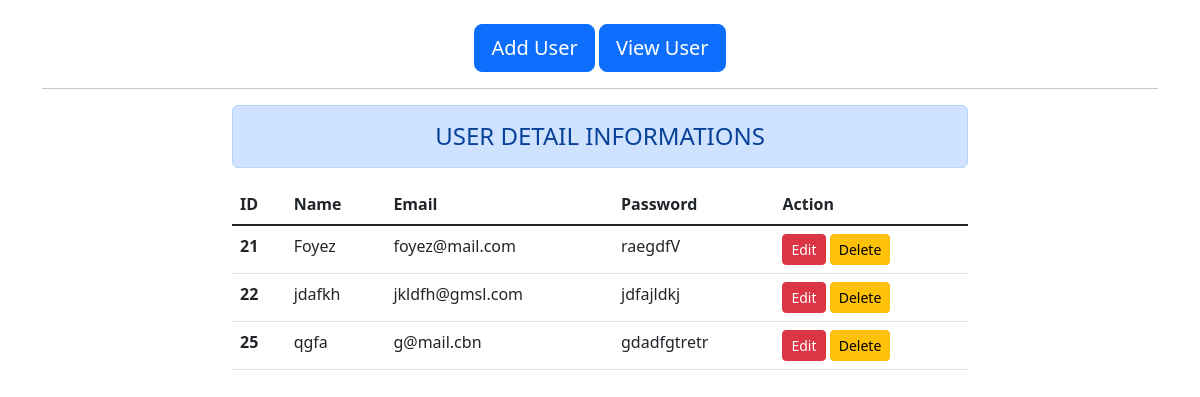
The page / on the database its author committed.
### UserData/models.py (models this page shows)
class User(models.Model):
    name = models.CharField(max_length=100)
    email = models.EmailField(max_length=100)
    password = models.CharField(max_length=100)

### UserData/views.py (the view)
# urls.py: path('', views.read, name='read'),
def read(request):
    userd = User.objects.all()
    return render(request, 'read.html', {'data': userd})

### templates/read.html (shortened to what this page needs)
{% extends 'base.html' %}
{% block containt %}
<div class="row d-flex justify-content-center">
    <div class="col-sm-8 ">
        <h4 class="alert alert-primary text-center"> {{'User Detail Informations' | upper}}</h4>
        {% if data %}
        <table class="table">
            <thead>
                <tr>
                    <th scope="col">ID</th>
                    <th scope="col">Name</th>
                    <th scope="col">Email</th>
                    <th scope="col">Password</th>
                    <th scope="col">Action</th>
                </tr>
            </thead>
            <tbody class="table-group-divider">
                {% for d in data %}
                <tr>
                    <th scope="row">{{d.id}}</th>
                    <td>{{d.name}}</td>
                    <td>{{d.email}}</td>
                    <td>{{d.password}}</td>
                    <td>
                        <a href="{% url 'update' d.id %}" class="btn btn-danger btn-sm">Edit</a>
                        <form action="{% url 'delete' d.id %}" method="post" class="d-inline">
                            <input type="submit" class="btn btn-warning btn-sm" value="Delete">
                        </form>
                    </td>
                </tr>
                {% endfor %}
            </tbody>
        </table>
        {% else %}
        <h4 class="alert-info text-center ">No Record</h4>
        {% endif %}
    </div>
</div>
{% endblock containt %}

### templates/base.html (shortened to what this page needs)
<!DOCTYPE html>
<html lang="en">
{% load static %}
<head>
    <link rel="stylesheet" href="{% static 'css/bootstrap.css' %}">
</head>
<body>
    <div class="container mt-4 ">
        <center>
            <a class="btn btn-primary btn-lg" href="{% url 'create' %}" role="button">Add User</a>
            <a class="btn btn-primary btn-lg" href="{% url 'read' %}" role="button">View User</a>
            <hr>
        </center>
        {% block containt %}{% endblock containt %}
    </div>
</body>
</html>

### rows shown on the page
User: id "21", name "Foyez", email "foyez@mail.com", password "raegdfV"
User: id "22", name "jdafkh", email "jkldfh@gmsl.com", password "jdfajldkj"
User: id "25", name "qgfa", email "g@mail.cbn", password "gdadfgtretr"

### other values the page prints
{{ 'User Detail Informations' | upper }} "USER DETAIL INFORMATIONS"
